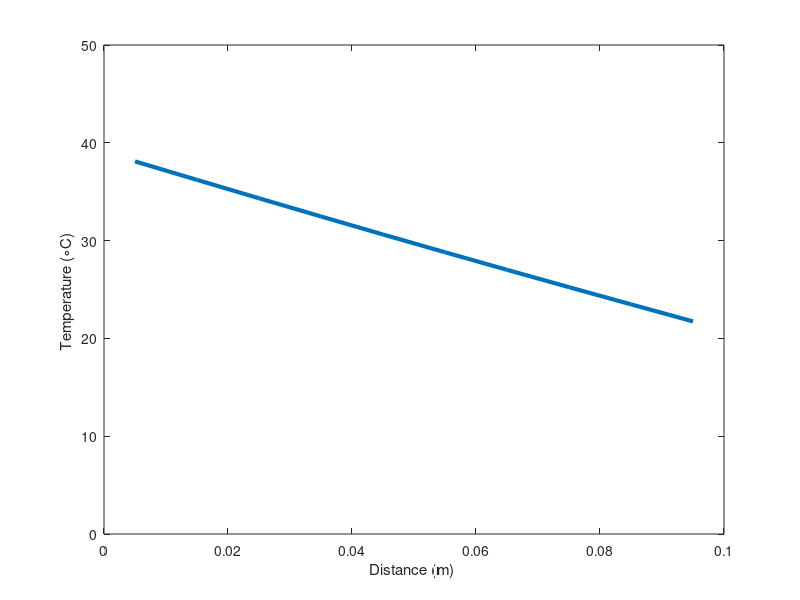

MATLAB code for this plot:
L = 0.1; %m, wall thickness
n = 10; %number of simulation nodes
T0 = 0; %deg C, initial temperature of wall
T1s = 40; %deg C, surface 1 cemperature
T2s = 20; %deg C, aurface 2 temperature

dx = L/n; %m, node thickness

alpha = 0.0001; %thermal diffusivity

t_final = 60; %s, simulation time
dt = 0.1; %s, fixed time step

x = dx/2:dx:L-dx/2;

T = ones(n, 1)*T0;

dTdt = zeros(n, 1);

t = 0:dt:t_final;
for j = 1:length(t)
  for i = 2:n-1
   dTdt(i) = alpha*(-(T(i)-T(i-1))/dx^2+(T(i+1)-T(i))/dx^2);
   end
   dTdt (1) = alpha*(-(T(1)-T1s) /dx^2+(T(2) -T (1) ) /dx^2) ;
   dTdt (n) = alpha* (-(T(n)-T(n-1))/dx^2+(T2s-T(n))/dx^2);
   T = T+dTdt*dt;
   figure (1)
   plot (x, T, 'Linewidth', 3)
   axis ( [0 L 0 50])
   xlabel ('Distance (m) ')
   ylabel ('Temperature (\circC) ')
   pause (0.1);
end
